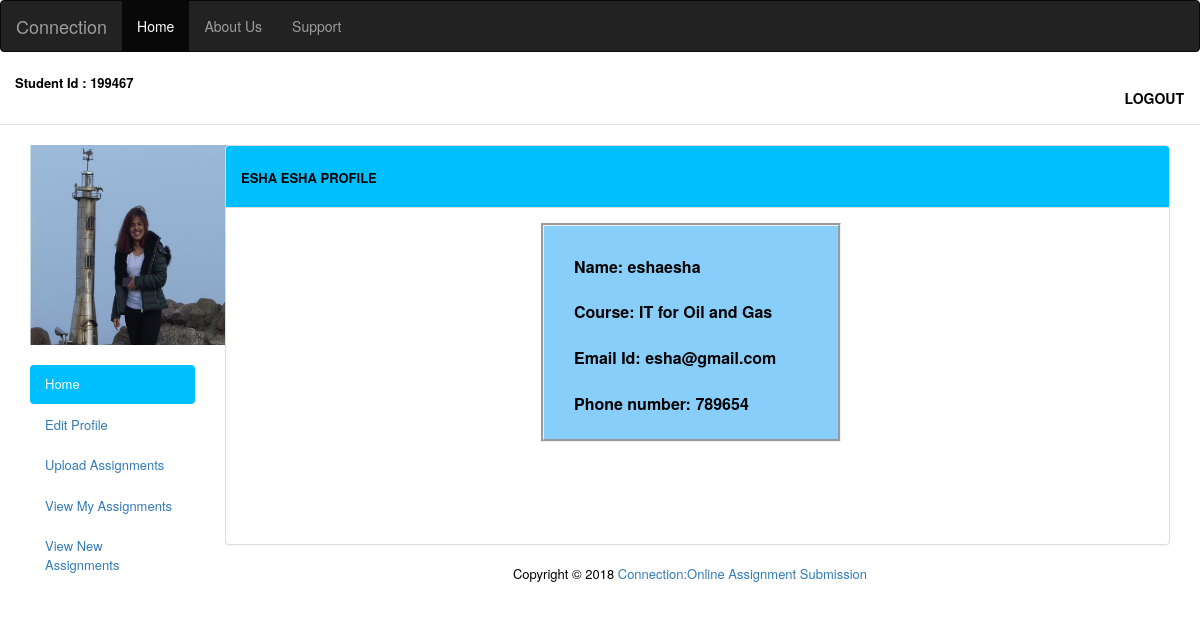
The app's page /studentdashboard.php (signed in) with its own data.
### tables this page shows
CREATE TABLE `student_user` (
  `firstname` varchar(50) NOT NULL,
  `lastname` varchar(50) NOT NULL,
  `department` varchar(50) NOT NULL,
  `email` varchar(50) NOT NULL,
  `regno` bigint(50) NOT NULL,
  `dob` date NOT NULL,
  `username` varchar(50) NOT NULL,
  `password` varchar(50) NOT NULL,
  `phone` bigint(10) NOT NULL,
  `address` varchar(250) NOT NULL,
  `student_id` int(50) NOT NULL,
  `course` varchar(50) NOT NULL,
  `img_url` varchar(100) NOT NULL
);

### studentdashboard.php (the view, shortened to what this page needs)
<?php
include ('config.php');
  $sql = "SELECT firstname, student_id, lastname, course, email, phone,img_url FROM student_user WHERE username = '" . $_SESSION['username'] . "'";
			$result = mysqli_query($db,$sql);
			$row = mysqli_fetch_array($result);
?>
<!DOCTYPE html>
<html lang="en">
<head>
    <link href="//maxcdn.bootstrapcdn.com/bootstrap/3.3.0/css/bootstrap.min.css" rel="stylesheet" id="bootstrap-css">
</head>
<header>
    <nav class="navbar navbar-inverse">
        <div class="container-fluid">
            <div class="navbar-header">
                <a class="active navbar-brand" href="index.php">Connection</a>
            </div>
            <ul class="nav navbar-nav">
                <li class="active"><a href="studentdashboard.php">Home</a></li>
                <li><a href="#">About Us</a></li>
                <li><a href="#">Support</a></li>
            </ul>
        </div>
    </nav>
</header>
<nav class="navbar navbar-default navbar-static-top">
	<div class="container-fluid" style="background-color: white">
		<div class="navbar-header" >
            <p><font size="2"; color="black"> <strong> Student Id : <?php echo $row['student_id']; ?></strong></p>
        </div>
		<div class="collapse navbar-collapse" id="bs-example-navbar-collapse-1">
			<ul class="nav navbar-nav navbar-right">
				<li><a style="color: black;" class="btn" href="logout.php"><strong>LOGOUT</strong></a></li>
			</ul>
			</div>
		</div>
	</nav>
	<div class="container-fluid main-container">
		<div class="col-md-2 sidebar">
			<ul class="nav nav-pills nav-stacked">
                <img  class='top-image' src='profile_pictures/<?php echo $row['img_url']?>' alt="user photo" title="user photo"height="200px" width="200px">
				<li style="margin-top: 20px" class="active"><a href="studentdashboard.php" style="background-color: deepskyblue;color: white">Home</a></li>
				<li><a href="studentedit.php">Edit Profile</a></li>
				<li><a href="assignment_upload.php">Upload Assignments</a></li>
				<li><a href="viewassignment.php">View My Assignments</a></li>
                <li><a href="viewnewassignment.php">View New Assignments</a></li>
			</ul>
		</div>
		<div  class="col-md-10 content">
            <div style="height: 400px"class="panel panel-default">
                <div class="panel-heading" style="background-color: deepskyblue;">
                 <h4 style="text-transform: uppercase"><strong><font size="2"; color="black"> <?php echo $row['firstname']." ".$row['lastname']." " ?>Profile </font> </strong></h4>
                </div>
                <div class="panel-body">
                    <div style="border-style: groove;background-color: lightskyblue ;padding-top: 30px;margin-left: 300px;width: 300px;padding-left: 30px" id="profileinfo"> <strong><font size="3"; color="black">
                        Name: <?php echo $row['firstname'];
                        echo $row['lastname'];
                        ?><br><br>
                        Course: <?php echo $row['course']; ?><br><br>
                        Email Id: <?php echo $row['email'];?><br><br>
                        Phone number: <?php echo $row['phone'];?><br><br>
                            </font>
                        </strong>
                </div>
                </div>
            </div>
		</div>
        <div class="container-fluid text-center">
            <footer class=“col-md-12">
                <p class="col-md-12">
                Copyright &COPY; 2018 <a href="index.php">Connection:Online Assignment Submission</a>
                </p>
            </footer>
        </div>
	</div>

### records on screen
student_user: student "199467", img_url (picture), firstname "ESHA", lastname "ESHA", firstname "esha", lastname "esha", course "IT for Oil and Gas", email "esha@gmail.com", phone "789654"
